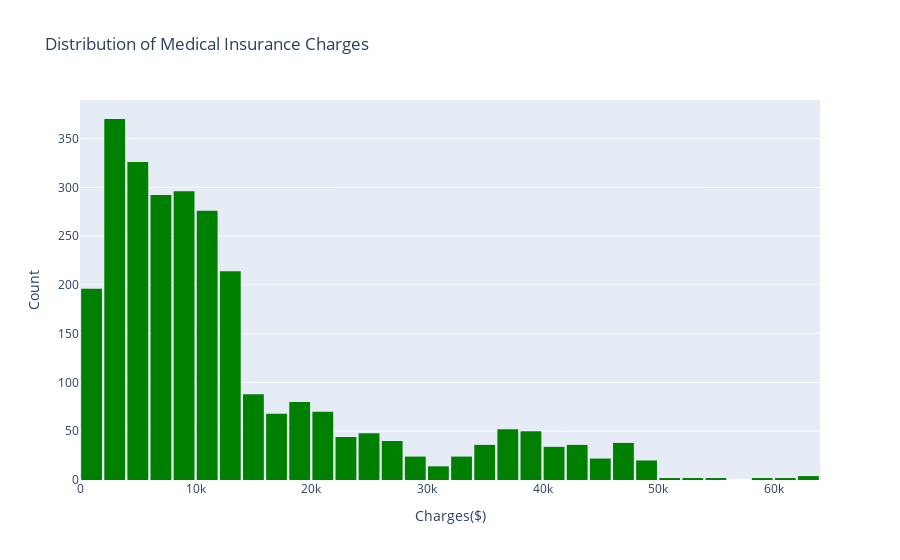

Notebook source saved alongside this figure:
### Code cell
fig = px.histogram(
    data,
    x='charges',
    nbins=50,                      # number of bins
    title='Distribution of Medical Insurance Charges',
    labels={'charges': 'Insurance Charges'}, # label for x-axis
    color_discrete_sequence=['green']  # optional custom color
)

fig.update_layout(
    xaxis_title='Charges($)',
    yaxis_title='Count',
    bargap=0.1
)

fig.show()

### Figure 1 — Plotly figure (JSON) as saved in the notebook; plotly's stock layout.template omitted (floating-point values rounded to 4 significant figures; data arrays with more than 128 entries replaced by an {"elided": "..."} marker saying what was removed)
{"data": [{"alignmentgroup": "True", "bingroup": "x", "hovertemplate": "Insurance Charges=%{x}<br>count=%{y}<extra></extra>", "legendgroup": "", "marker": {"color": "green", "pattern": {"shape": ""}}, "name": "", "nbinsx": 50, "offsetgroup": "", "orientation": "v", "showlegend": false, "type": "histogram", "x": {"elided": "2772 float values"}, "xaxis": "x", "yaxis": "y"}], "layout": {"autosize": true, "bargap": 0.1, "barmode": "relative", "legend": {"tracegroupgap": 0}, "title": {"text": "Distribution of Medical Insurance Charges"}, "xaxis": {"anchor": "y", "autorange": true, "domain": [0, 1], "range": [0, 64000], "title": {"text": "Charges($)"}, "type": "linear"}, "yaxis": {"anchor": "x", "autorange": true, "domain": [0, 1], "range": [0, 389.5], "title": {"text": "Count"}}}}
